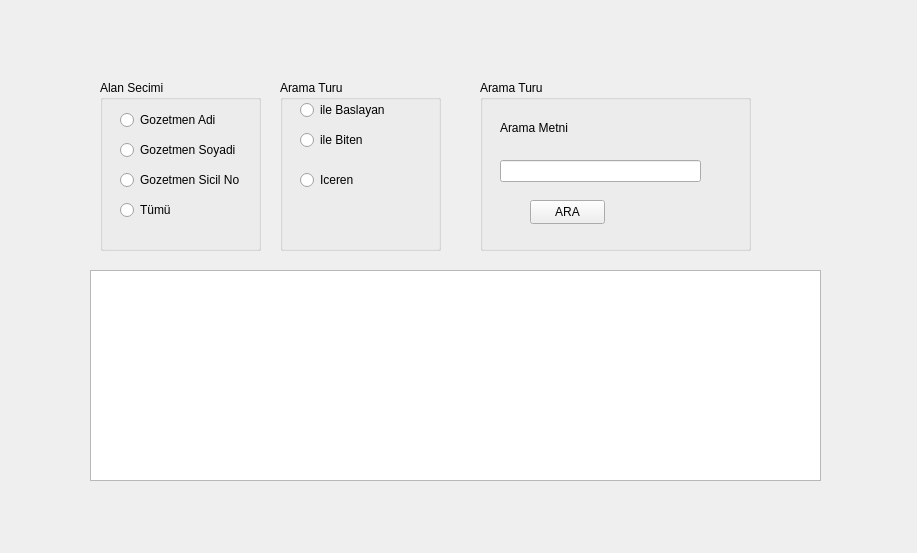
<?xml version="1.0" encoding="UTF-8"?>
<ui version="4.0">
 <class>GozetmenListeFormu</class>
 <widget class="QWidget" name="GozetmenListeFormu">
  <property name="geometry">
   <rect>
    <x>0</x>
    <y>0</y>
    <width>917</width>
    <height>553</height>
   </rect>
  </property>
  <property name="windowTitle">
   <string>Form</string>
  </property>
  <widget class="QGroupBox" name="grpArama_2">
   <property name="geometry">
    <rect>
     <x>280</x>
     <y>80</y>
     <width>161</width>
     <height>171</height>
    </rect>
   </property>
   <property name="title">
    <string>Arama Turu</string>
   </property>
   <widget class="QRadioButton" name="rbIleBaslayan">
    <property name="geometry">
     <rect>
      <x>20</x>
      <y>20</y>
      <width>89</width>
      <height>20</height>
     </rect>
    </property>
    <property name="text">
     <string>ile Baslayan</string>
    </property>
   </widget>
   <widget class="QRadioButton" name="rbIleBiten">
    <property name="geometry">
     <rect>
      <x>20</x>
      <y>50</y>
      <width>89</width>
      <height>20</height>
     </rect>
    </property>
    <property name="text">
     <string>ile Biten</string>
    </property>
   </widget>
   <widget class="QRadioButton" name="rbIceren">
    <property name="geometry">
     <rect>
      <x>20</x>
      <y>90</y>
      <width>89</width>
      <height>20</height>
     </rect>
    </property>
    <property name="text">
     <string>Iceren</string>
    </property>
   </widget>
  </widget>
  <widget class="QGroupBox" name="grpArama">
   <property name="geometry">
    <rect>
     <x>100</x>
     <y>80</y>
     <width>161</width>
     <height>171</height>
    </rect>
   </property>
   <property name="title">
    <string>Alan Secimi</string>
   </property>
   <widget class="QRadioButton" name="rbGozetmenAdi">
    <property name="geometry">
     <rect>
      <x>20</x>
      <y>30</y>
      <width>111</width>
      <height>20</height>
     </rect>
    </property>
    <property name="text">
     <string>Gozetmen Adi</string>
    </property>
   </widget>
   <widget class="QRadioButton" name="rbTumu">
    <property name="geometry">
     <rect>
      <x>20</x>
      <y>120</y>
      <width>89</width>
      <height>20</height>
     </rect>
    </property>
    <property name="text">
     <string>Tümü</string>
    </property>
   </widget>
   <widget class="QRadioButton" name="rbGozetmenSoyadi">
    <property name="geometry">
     <rect>
      <x>20</x>
      <y>60</y>
      <width>131</width>
      <height>20</height>
     </rect>
    </property>
    <property name="text">
     <string>Gozetmen Soyadi</string>
    </property>
   </widget>
   <widget class="QRadioButton" name="rbGozetmenSicilNo">
    <property name="geometry">
     <rect>
      <x>20</x>
      <y>90</y>
      <width>121</width>
      <height>20</height>
     </rect>
    </property>
    <property name="text">
     <string>Gozetmen Sicil No</string>
    </property>
   </widget>
  </widget>
  <widget class="QTableWidget" name="tblGozetmenListesi">
   <property name="geometry">
    <rect>
     <x>90</x>
     <y>270</y>
     <width>731</width>
     <height>211</height>
    </rect>
   </property>
  </widget>
  <widget class="QGroupBox" name="grpArama_3">
   <property name="geometry">
    <rect>
     <x>480</x>
     <y>80</y>
     <width>271</width>
     <height>171</height>
    </rect>
   </property>
   <property name="title">
    <string>Arama Turu</string>
   </property>
   <widget class="QLabel" name="label">
    <property name="geometry">
     <rect>
      <x>20</x>
      <y>40</y>
      <width>81</width>
      <height>16</height>
     </rect>
    </property>
    <property name="text">
     <string>Arama Metni</string>
    </property>
   </widget>
   <widget class="QLineEdit" name="leArama">
    <property name="geometry">
     <rect>
      <x>20</x>
      <y>80</y>
      <width>201</width>
      <height>22</height>
     </rect>
    </property>
   </widget>
   <widget class="QPushButton" name="btnAra">
    <property name="geometry">
     <rect>
      <x>50</x>
      <y>120</y>
      <width>75</width>
      <height>24</height>
     </rect>
    </property>
    <property name="text">
     <string>ARA</string>
    </property>
   </widget>
  </widget>
 </widget>
 <resources/>
 <connections>
  <connection>
   <sender>leArama</sender>
   <signal>textChanged(QString)</signal>
   <receiver>btnAra</receiver>
   <slot>click()</slot>
   <hints>
    <hint type="sourcelabel">
     <x>613</x>
     <y>166</y>
    </hint>
    <hint type="destinationlabel">
     <x>572</x>
     <y>206</y>
    </hint>
   </hints>
  </connection>
 </connections>
</ui>
